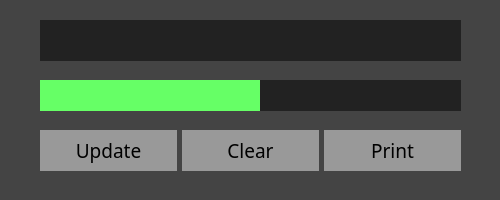
<?xml version="1.0" encoding="UTF-8"?>
<ui version="4.0">
 <class>MainWindow</class>
 <widget class="QMainWindow" name="MainWindow">
  <property name="geometry">
   <rect>
    <x>0</x>
    <y>0</y>
    <width>500</width>
    <height>200</height>
   </rect>
  </property>
  <property name="minimumSize">
   <size>
    <width>500</width>
    <height>200</height>
   </size>
  </property>
  <property name="maximumSize">
   <size>
    <width>500</width>
    <height>200</height>
   </size>
  </property>
  <property name="windowTitle">
   <string>Big Test</string>
  </property>
  <property name="windowOpacity">
   <double>1.000000000000000</double>
  </property>
  <property name="styleSheet">
   <string notr="true">background-color: #444; border: none;</string>
  </property>
  <widget class="QWidget" name="centralwidget">
   <widget class="QLineEdit" name="textInput">
    <property name="geometry">
     <rect>
      <x>40</x>
      <y>20</y>
      <width>421</width>
      <height>41</height>
     </rect>
    </property>
    <property name="styleSheet">
     <string notr="true">background-color: #222; color: #66FF66; padding: 8px;</string>
    </property>
   </widget>
   <widget class="QProgressBar" name="updateProgress">
    <property name="geometry">
     <rect>
      <x>40</x>
      <y>80</y>
      <width>421</width>
      <height>31</height>
     </rect>
    </property>
    <property name="styleSheet">
     <string notr="true">QProgressBar {
    text-align: center;
	background-color: #222;
}

QProgressBar::chunk {
    background-color: #66FF66;
    width: 20px;
}</string>
    </property>
    <property name="value">
     <number>50</number>
    </property>
    <property name="textVisible">
     <bool>false</bool>
    </property>
   </widget>
   <widget class="QPushButton" name="printButton">
    <property name="geometry">
     <rect>
      <x>324</x>
      <y>130</y>
      <width>137</width>
      <height>41</height>
     </rect>
    </property>
    <property name="font">
     <font>
      <family>Calibri Light</family>
      <pointsize>14</pointsize>
     </font>
    </property>
    <property name="styleSheet">
     <string notr="true">#printButton {
    background-color: #999;

}
#printButton:pressed {
    background-color: #888;
    border-style: inset;
}</string>
    </property>
    <property name="text">
     <string>Print</string>
    </property>
   </widget>
   <widget class="QPushButton" name="updateButton">
    <property name="geometry">
     <rect>
      <x>40</x>
      <y>130</y>
      <width>137</width>
      <height>41</height>
     </rect>
    </property>
    <property name="font">
     <font>
      <family>Calibri Light</family>
      <pointsize>14</pointsize>
      <weight>50</weight>
      <bold>false</bold>
     </font>
    </property>
    <property name="styleSheet">
     <string notr="true">#updateButton {
    background-color: #999;

}
#updateButton:pressed {
    background-color: #888;
    border-style: inset;
}</string>
    </property>
    <property name="text">
     <string>Update</string>
    </property>
   </widget>
   <widget class="QPushButton" name="clearButton">
    <property name="geometry">
     <rect>
      <x>182</x>
      <y>130</y>
      <width>137</width>
      <height>41</height>
     </rect>
    </property>
    <property name="font">
     <font>
      <family>Calibri Light</family>
      <pointsize>14</pointsize>
     </font>
    </property>
    <property name="styleSheet">
     <string notr="true">#clearButton {
    background-color: #999;

}
#clearButton:pressed {
    background-color: #888;
    border-style: inset;
}</string>
    </property>
    <property name="text">
     <string>Clear</string>
    </property>
   </widget>
  </widget>
 </widget>
 <resources/>
 <connections/>
</ui>
